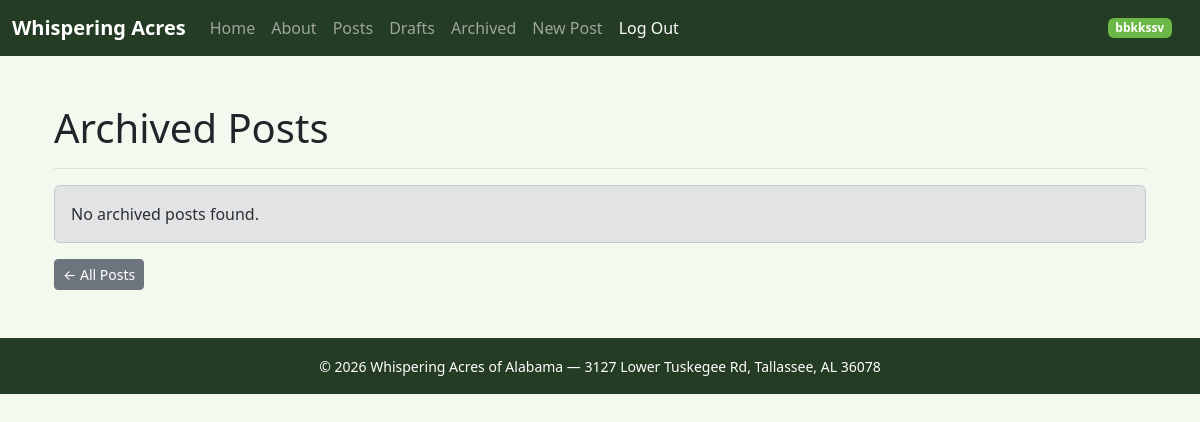
Page /posts/archived/ (signed in) on the earlier database version.
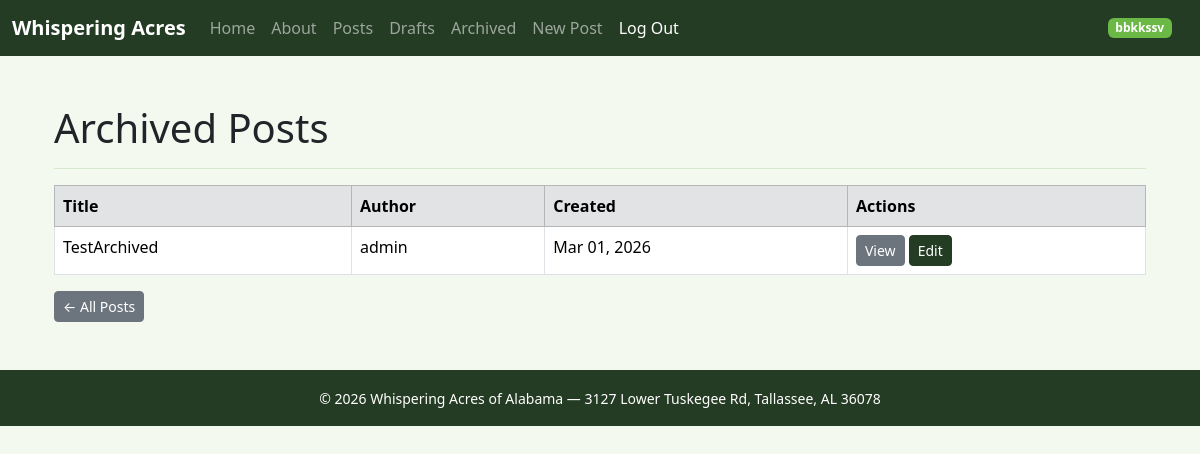
Same page on the later database version.
### posts/models.py (models this page shows, shortened)
class Post(models.Model):
    title = models.CharField(max_length=128)
    sub_title = models.CharField(max_length=256)
    body = models.TextField()
    created_on = models.DateTimeField(auto_now_add=True)
    author = models.ForeignKey(User, on_delete=models.CASCADE)
    status = models.ForeignKey(Status, on_delete=models.DO_NOTHING)

### posts/views.py (the view)
# urls.py: path('archived/', PostArchivedListView.as_view(), name='post_archived'),
class PostArchivedListView(LoginRequiredMixin, ListView):
    model = Post
    template_name = 'posts/archived_list.html'
    context_object_name = 'posts'
    def get_queryset(self):
        return Post.objects.filter(status__name__iexact='archived')

### templates/posts/archived_list.html (shortened to what this page needs)
{% extends 'base.html' %}
{% block content %}
<div class="container mt-4">
    <h1>Archived Posts</h1>
    <hr>
    {% if posts %}
        <table class="table table-bordered table-hover">
            <thead class="table-secondary">
                <tr>
                    <th>Title</th>
                    <th>Author</th>
                    <th>Created</th>
                    <th>Actions</th>
                </tr>
            </thead>
            <tbody>
                {% for post in posts %}
                <tr>
                    <td>{{ post.title }}</td>
                    <td>{{ post.author }}</td>
                    <td>{{ post.created_on|date:"M d, Y" }}</td>
                    <td>
                        <a href="{% url 'post_detail' post.pk %}" class="btn btn-secondary btn-sm">View</a>
                        <a href="{% url 'post_edit' post.pk %}" class="btn btn-primary btn-sm">Edit</a>
                    </td>
                </tr>
                {% endfor %}
            </tbody>
        </table>
    {% else %}
        <div class="alert alert-secondary">No archived posts found.</div>
    {% endif %}
    <a href="{% url 'posts' %}" class="btn btn-secondary btn-sm">&larr; All Posts</a>
</div>
{% endblock %}

### templates/base.html (shortened to what this page needs)
{% load static %}
<!DOCTYPE html>
<html lang="en">
<head>
    <link href="https://cdn.jsdelivr.net/npm/bootstrap@5.3.8/dist/css/bootstrap.min.css" rel="stylesheet">
    <link rel="stylesheet" href="{% static 'css/site.css' %}">
</head>
<body>
    {% include 'navbar.html' %}
    <div class="container py-4">
        {% block content %}
        {% endblock %}
    </div>
    <footer class="bg-dark text-white text-center py-3 mt-4">
        <small>&copy; 2026 Whispering Acres of Alabama &mdash; 3127 Lower Tuskegee Rd, Tallassee, AL 36078</small>
    </footer>
</body>
</html>

### templates/navbar.html (shortened to what this page needs)
<nav class="navbar navbar-expand-lg navbar-dark bg-dark">
    <div class="container-fluid">
        <a class="navbar-brand fw-bold" href="{% url 'home' %}">Whispering Acres</a>
        <div class="collapse navbar-collapse" id="navbarSupportedContent">
            <ul class="navbar-nav me-auto mb-2 mb-lg-0">
                <li class="nav-item">
                    <a class="nav-link" href="{% url 'homeTwo' %}">Home</a>
                </li>
                <li class="nav-item">
                    <a class="nav-link" href="{% url 'about' %}">About</a>
                </li>
                <li class="nav-item">
                    <a class="nav-link" href="{% url 'posts' %}">Posts</a>
                </li>
                {% if user.is_authenticated %}
                <li class="nav-item">
                    <a class="nav-link" href="{% url 'post_drafts' %}">Drafts</a>
                </li>
                <li class="nav-item">
                    <a class="nav-link" href="{% url 'post_archived' %}">Archived</a>
                </li>
                <li class="nav-item">
                    <a class="nav-link" href="{% url 'post_new' %}">New Post</a>
                </li>
                <li class="nav-item">
                    <form method="post" action="{% url 'logout' %}">
                        <input type="submit" class="nav-link btn btn-link text-white" value="Log Out">
                    </form>
                </li>
                {% endif %}
            </ul>
            {% if user.is_authenticated %}
            <span class="badge text-bg-success me-3">{{ user.username }}</span>
            {% endif %}
        </div>
    </div>
</nav>

### static/css/site.css (style rules this page uses)
:root { --wa-dark: #243b24; --wa-dark-hover: #1a2b1a; --wa-green: #6cb846; --wa-green-hover: #5aa038; --wa-light: #f4f9f0; --wa-border: #c5ddb5; }
body { background-color: var(--wa-light); }
.navbar.bg-dark { background-color: var(--wa-dark) !important; }
footer.bg-dark { background-color: var(--wa-dark) !important; }
.btn-primary { background-color: var(--wa-dark) !important; border-color: var(--wa-dark) !important; color: #fff !important; }
.text-bg-success { background-color: var(--wa-green) !important; color: #fff !important; }
hr { border-color: var(--wa-border); opacity: 0.6; }

Differences in the rows shown:
added Post: title "TestArchived", author "admin", created_on "Mar 01, 2026"
Other differences:
text no longer shown: "No archived posts found."
text now shown: "Title Author Created Actions"
